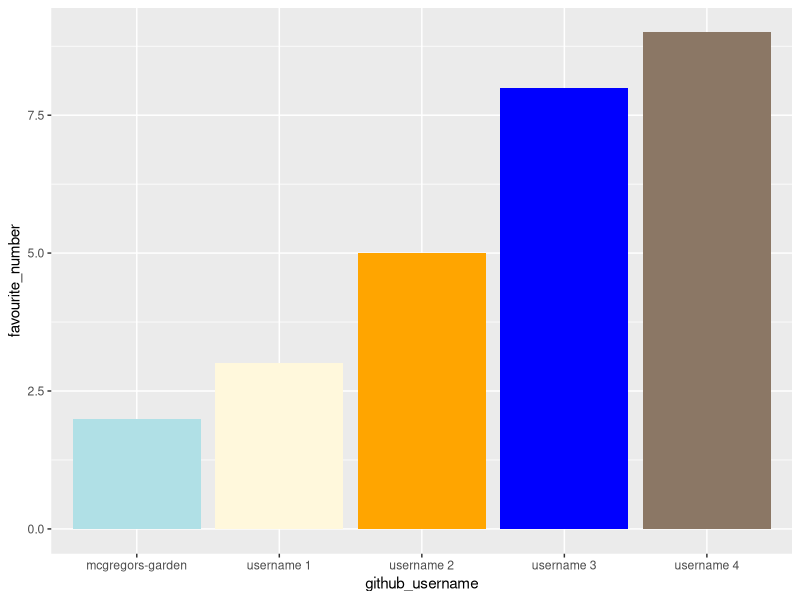
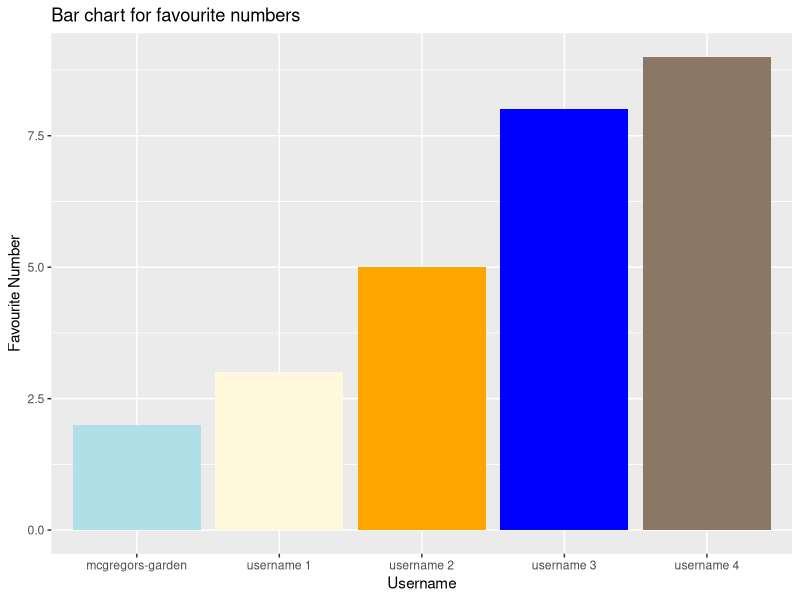
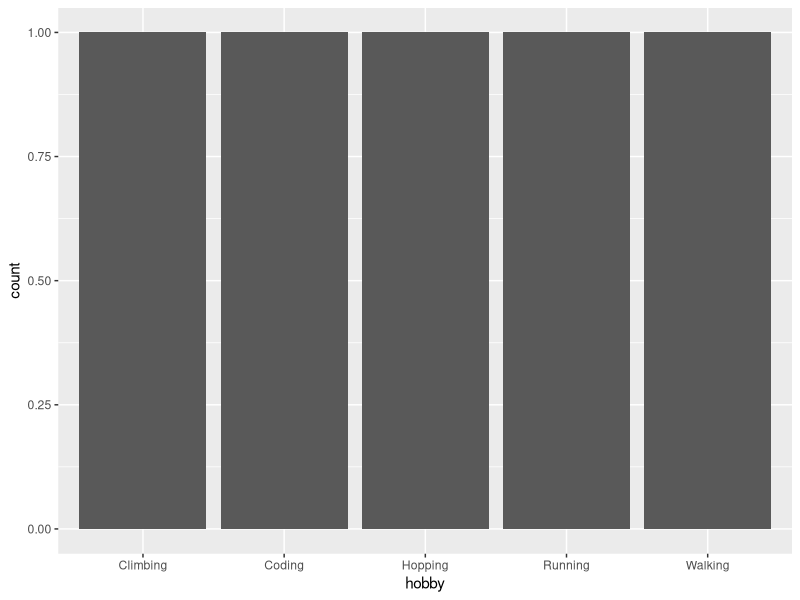

The R script that drew these images, in order:
## ---- chunk 1
library(tidyverse) 
## ---- chunk 2
team_data <- tibble(
  name = c("Peter Rabbit", "Lachlan", "Pearce", 
           "Bosh", ""),
  github_username = c("mcgregors-garden", "username 1", "username 2", 
                      "username 3", "username 4"), 
  colour = c("powderblue", "cornsilk", "orange", 
             "blue", "peachpuff4"),
  hobby = c("Hopping", "Walking", "Coding", 
            "Climbing", "Running"),
  favourite_number = c(2, 3, 5, 8, 9)
  )

team_data
## ---- chunk 3
p1 <- ggplot(data = team_data, 
             mapping = aes(x = github_username, 
                           y = favourite_number,
                           fill = colour), 
             ) +
   geom_col() +
   scale_fill_identity()
p1
## ---- chunk 4
p1 + labs(x = "Username", 
          y = "Favourite Number",
          title = "Bar chart for favourite numbers")
## ---- chunk 5
p2 <- ggplot(team_data, aes(x = hobby)) +
  geom_bar()
p2
